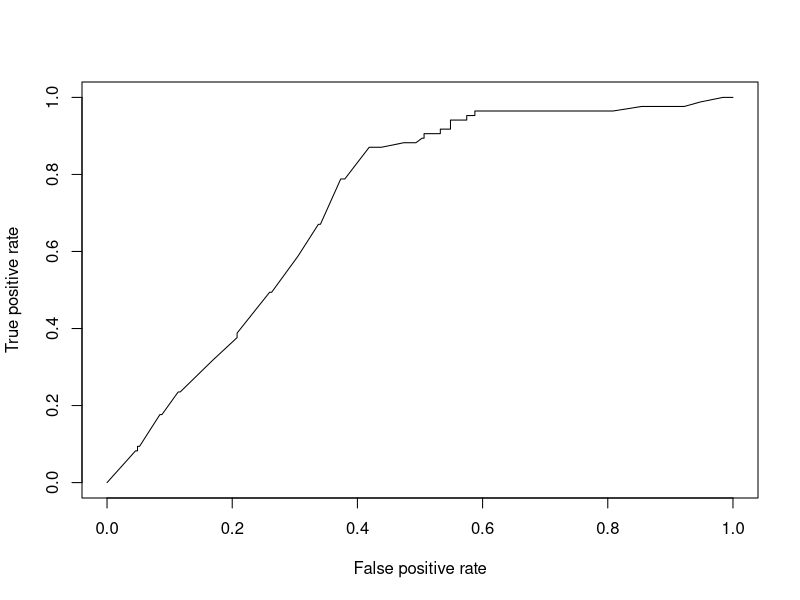

Write the R code that produced this figure.
# This file is no longer used as we can only generate a single curve

library(ROCR)

labels <- read.csv("labels.txt",sep="\n",header=F) 
predictions <- read.csv("p_values.txt",sep="\n",header=F)

pred <- prediction( predictions, labels )
perf <- performance( pred, "tpr", "fpr" )
pdf(plot( perf ))
